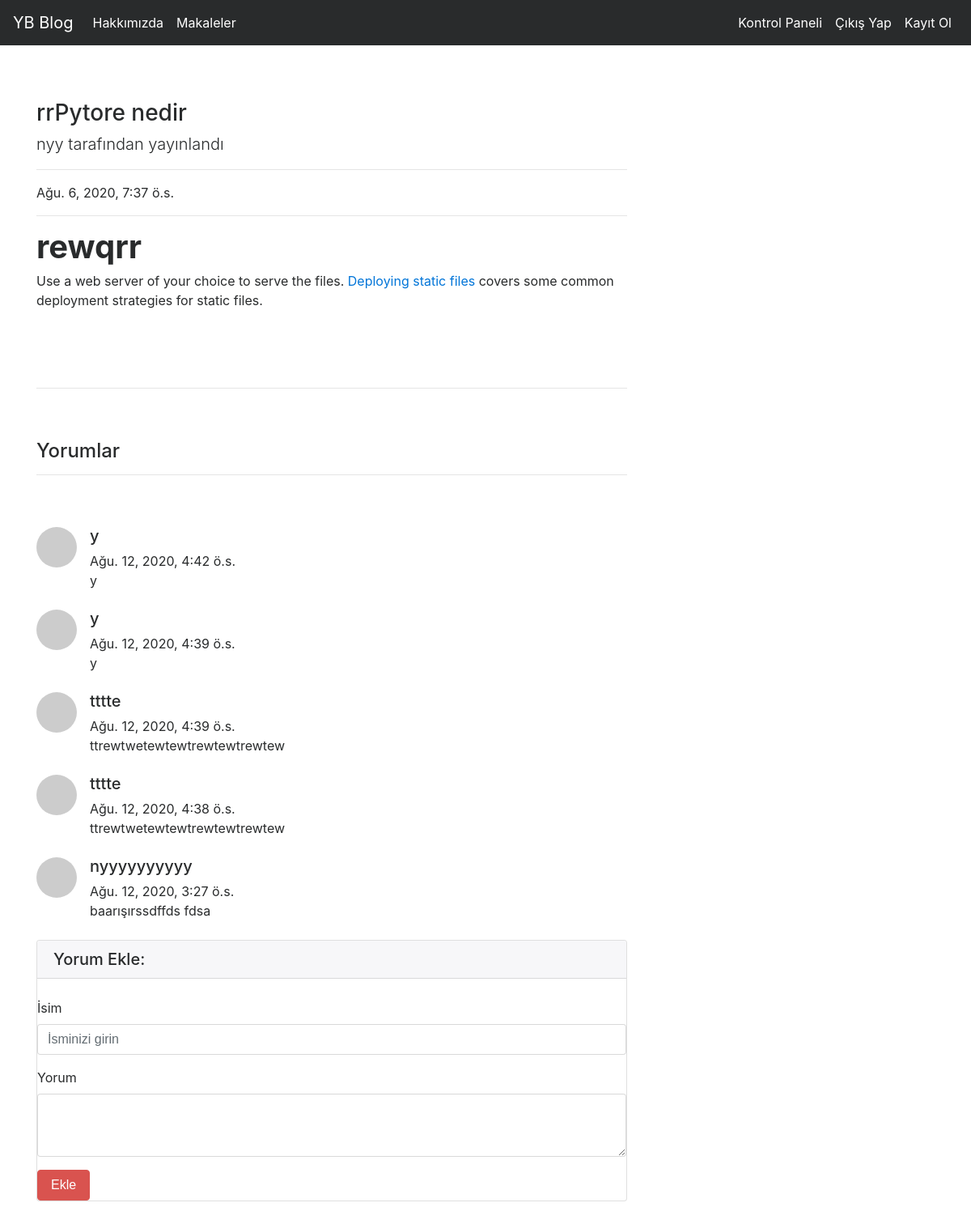
/articles/article/20 (signed in), run on the app's committed database.
### article/models.py (models this page shows, shortened)
class Article(models.Model):
    author=models.ForeignKey("auth.user",on_delete=models.CASCADE,verbose_name="Yazar")
    title= models.CharField(max_length=50,verbose_name="Başlık")
    content=RichTextField()
    created_date=models.DateTimeField(auto_now_add=True,verbose_name="Oluşturulma Tarihi")
    article_image=models.FileField(blank=True, null=True,verbose_name="Makaleye Fotoğraf Ekleyin..")
    class Meta:
        ordering = ['-created_date']

class Comment(models.Model):
    article = models.ForeignKey(Article,on_delete=models.CASCADE,verbose_name="Makale",related_name="comments")
    comment_author = models.CharField(max_length=50, verbose_name="isim")
    comment_content = models.CharField(max_length=200,verbose_name="Yorum")
    comment_date = models.DateTimeField(auto_now=True)
    class Meta:
        ordering = ['-comment_date']

### article/views.py (the view)
# urls.py: path('article/<int:id>',views.detail, name="detail"),
@login_required(login_url="user:login")
def detail(request,id):
    article=get_object_or_404(Article,id=id)
    comments= article.comments.all()
    return render(request,"detail.html",{"article":article, "comments":comments})

### templates/detail.html (shortened to what this page needs)
{% extends "layout.html" %}
{% block body %}
<div class="row">
    <div class="col-lg-8">
    <h3 class="mt-4">{{article.title}}</h3>
    <p class="lead">
    {{article.author.username}} tarafından yayınlandı
    </p>
    <hr>
    <p>{{article.created_date}}</p>
    <hr>
    <p class="lead">
        {{article.content|safe}}
    </p>
    <hr>
    <br>
    <br>
    <h4>Yorumlar</h4>
    <hr>
    <br>
    <br>
{% if comments %}
{% for comment in comments  %}
    <div class="media mb-4">
          <img class="d-flex mr-3 rounded-circle" src="http://placehold.it/50x50" alt="">
          <div class="media-body">
            <h5 class="mt-0">{{comment.comment_author}}</h5>
            {{comment.comment_date}} <br>
            {{comment.comment_content}}          </div>
        </div>
{% endfor %}
{% else %}
<div class="alert alert-danger">Bu makaleye herhangi bir yorum yazılmamış, ilk yorumu yapan siz olun</div>
{% endif %}
<div class="card my-4">
    <h5 class="card-header">Yorum Ekle:</h5> <br>
            <form method="Post" action = "{% url 'article:comment' article.id %}" >
            <div class="form-group">
                <label for="exampleFormControlInput1">İsim</label>
                <input name="comment_author"  type="emtextail" class="form-control" id="exampleFormControlInput1" placeholder="İsminizi girin">
            </div>
            <div class="form-group">
                <label for="exampleFormControlInput1">Yorum</label>
                <textarea name="comment_content" class="form-control" rows="3"></textarea>
            </div>
            <button type="submit" class="btn btn-danger">Ekle</button>
            </form>
          </div>
</div>
</div>
{% endblock body %}

### data on the page
Article: title "rrPytore nedir", author.username "nyy", created_date "Ağu. 6, 2020, 7:37 ö.s.", content "rewqrr Use a web server of your choice to serve the files. Deploying static files covers some common deployment strategies for static files."
Comment: comment_author "y", comment_date "Ağu. 12, 2020, 4:42 ö.s.", comment_content "y"
Comment: comment_author "y", comment_date "Ağu. 12, 2020, 4:39 ö.s.", comment_content "y"
Comment: comment_author "tttte", comment_date "Ağu. 12, 2020, 4:39 ö.s.", comment_content "ttrewtwetewtewtrewtewtrewtew"
Comment: comment_author "tttte", comment_date "Ağu. 12, 2020, 4:38 ö.s.", comment_content "ttrewtwetewtewtrewtewtrewtew"
Comment: comment_author "nyyyyyyyyyy", comment_date "Ağu. 12, 2020, 3:27 ö.s.", comment_content "baarışırssdffds fdsa"
